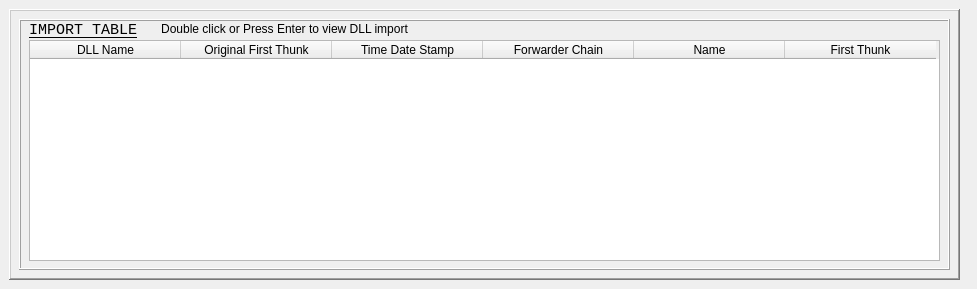
<?xml version="1.0" encoding="UTF-8"?>
<ui version="4.0">
 <class>QtGuiPE_ImportTableClass</class>
 <widget class="QWidget" name="QtGuiPE_ImportTableClass">
  <property name="geometry">
   <rect>
    <x>0</x>
    <y>0</y>
    <width>977</width>
    <height>289</height>
   </rect>
  </property>
  <property name="windowTitle">
   <string>QtGuiPE_ImportTable</string>
  </property>
  <widget class="QFrame" name="frame">
   <property name="geometry">
    <rect>
     <x>9</x>
     <y>9</y>
     <width>951</width>
     <height>271</height>
    </rect>
   </property>
   <property name="frameShape">
    <enum>QFrame::WinPanel</enum>
   </property>
   <property name="frameShadow">
    <enum>QFrame::Raised</enum>
   </property>
   <widget class="QFrame" name="frame_2">
    <property name="geometry">
     <rect>
      <x>10</x>
      <y>10</y>
      <width>931</width>
      <height>251</height>
     </rect>
    </property>
    <property name="frameShape">
     <enum>QFrame::Box</enum>
    </property>
    <property name="frameShadow">
     <enum>QFrame::Raised</enum>
    </property>
    <widget class="QLabel" name="label">
     <property name="geometry">
      <rect>
       <x>10</x>
       <y>0</y>
       <width>121</width>
       <height>21</height>
      </rect>
     </property>
     <property name="font">
      <font>
       <family>Lucida Console</family>
       <pointsize>11</pointsize>
       <underline>true</underline>
       <strikeout>false</strikeout>
      </font>
     </property>
     <property name="text">
      <string>IMPORT TABLE</string>
     </property>
    </widget>
    <widget class="QTableWidget" name="tableWidget">
     <property name="geometry">
      <rect>
       <x>10</x>
       <y>21</y>
       <width>911</width>
       <height>221</height>
      </rect>
     </property>
     <property name="editTriggers">
      <set>QAbstractItemView::NoEditTriggers</set>
     </property>
     <property name="selectionBehavior">
      <enum>QAbstractItemView::SelectRows</enum>
     </property>
     <property name="verticalScrollMode">
      <enum>QAbstractItemView::ScrollPerPixel</enum>
     </property>
     <property name="horizontalScrollMode">
      <enum>QAbstractItemView::ScrollPerPixel</enum>
     </property>
     <attribute name="horizontalHeaderDefaultSectionSize">
      <number>151</number>
     </attribute>
     <attribute name="horizontalHeaderMinimumSectionSize">
      <number>151</number>
     </attribute>
     <attribute name="verticalHeaderMinimumSectionSize">
      <number>30</number>
     </attribute>
     <column>
      <property name="text">
       <string>DLL Name</string>
      </property>
     </column>
     <column>
      <property name="text">
       <string>Original First Thunk</string>
      </property>
     </column>
     <column>
      <property name="text">
       <string>Time Date Stamp</string>
      </property>
     </column>
     <column>
      <property name="text">
       <string>Forwarder Chain</string>
      </property>
     </column>
     <column>
      <property name="text">
       <string>Name</string>
      </property>
     </column>
     <column>
      <property name="text">
       <string>First Thunk</string>
      </property>
     </column>
    </widget>
    <widget class="QLabel" name="label_2">
     <property name="geometry">
      <rect>
       <x>50</x>
       <y>0</y>
       <width>431</width>
       <height>20</height>
      </rect>
     </property>
     <property name="font">
      <font>
       <pointsize>9</pointsize>
      </font>
     </property>
     <property name="text">
      <string>Double click or Press Enter to view DLL import</string>
     </property>
     <property name="textFormat">
      <enum>Qt::AutoText</enum>
     </property>
     <property name="alignment">
      <set>Qt::AlignCenter</set>
     </property>
    </widget>
   </widget>
  </widget>
 </widget>
 <layoutdefault spacing="6" margin="11"/>
 <resources>
  <include location="QtGuiPE_ImportTable.qrc"/>
 </resources>
 <connections/>
</ui>
